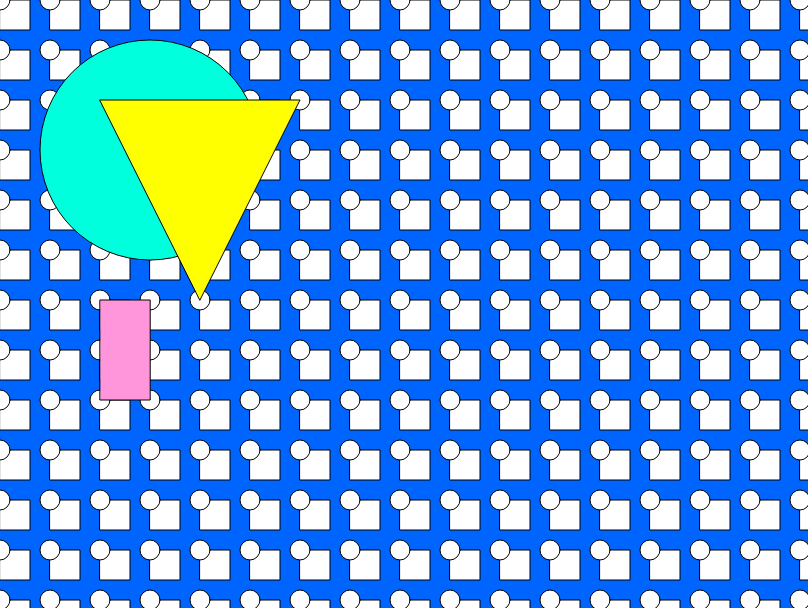
Frame 1 (no input)
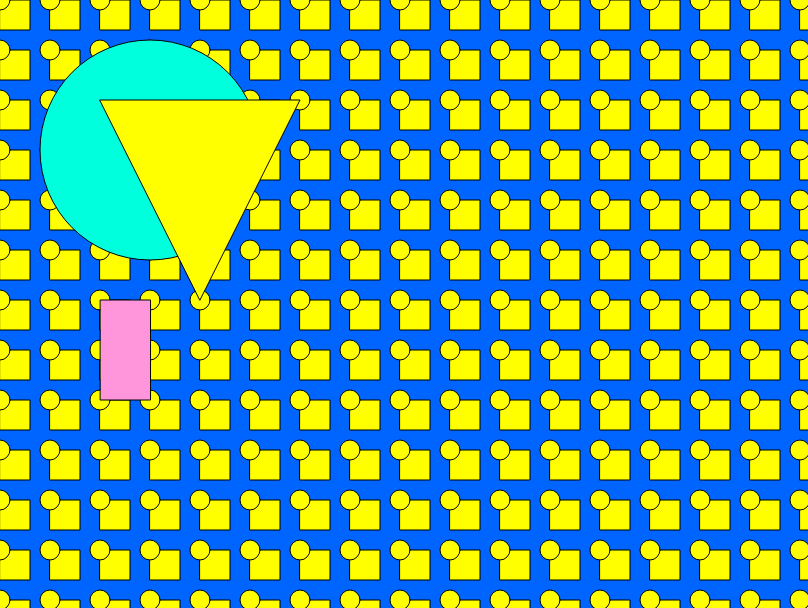
Frame 60 (no input)
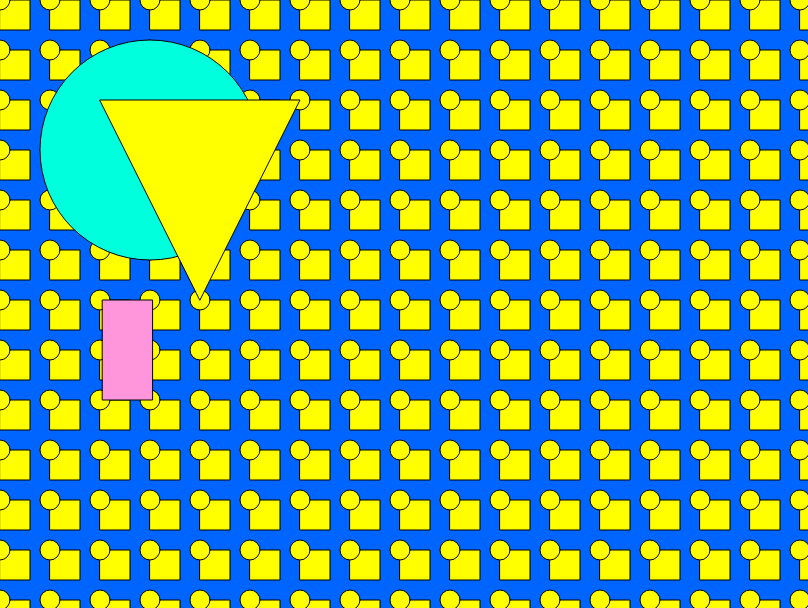
Frame 120 (the mouse pressed at the canvas centre since frame 60)

The p5.js sketch that drew these frames (run headless with seeded random() and noise() and a simulated clock; from frame 60 on, the mouse is pressed at the canvas centre):

// p5.js sketch
// ── sketch.js
let x = 100;

function setup() {
  createCanvas(808, 608);
}

function draw() {
  background(0, 100, 255 );
  
  for(let x= 0; x <width; x +=50) {
    for(let y = 0; y < height; y +=50) {
      rect (x, y, 30, 30)
      circle (x, y, 20)
    }
  }
  
  fill (0, 255, 220)
  circle (150, 150, 220)
  
  x = x + sin(frameCount * 0.1) *2;
  
  fill (255, 150, 220)
  rect (x, 300, 50, 100)
  
  fill (255, 255, 0)
  triangle (100, 100, 300, 100, 200, 300)
}
